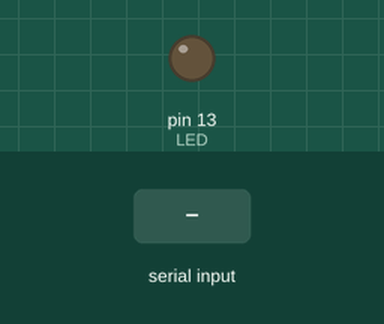
This sketch was run on a simulated Arduino Uno, built with avr-gcc and run on an emulated ATmega328P. Shown: output pins drawn as LEDs (lit = HIGH). Dashed ring = blinking. The test bench sets the inputs (shaded band). What the sketch prints to the serial monitor is not drawn.

Above: at 1.2 s.
1.3 s: "0\n" received over Serial
At 1.45 s:
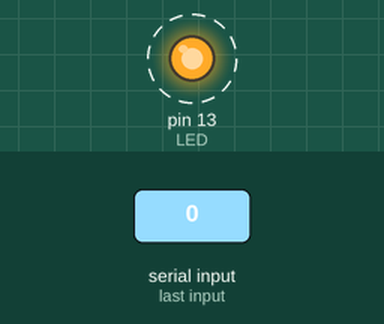
4.3 s: "1\n" received over Serial
At 5.05 s:
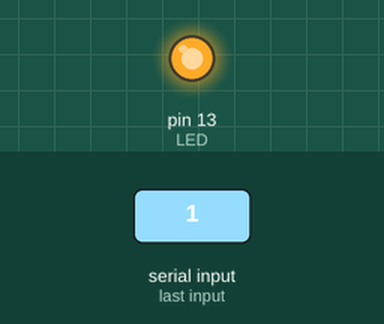
Timing chart, 0 to 7.5 s (numbered marks = the images above; inputs shaded):
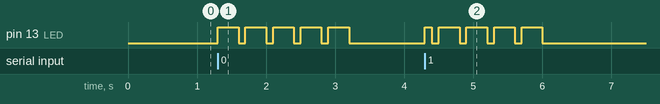

The sketch:

arduinoMorse.ino
```cpp
// (licence header left out)
//------------------------------------------------------------------------------
// constants
//------------------------------------------------------------------------------
#define ONCE     (100)
#define LED      (13)
#define MAX_BUF  (64)
#define BAUD     (57600)

//                            0        10        20        30        40        50
//                            0123456789012345678901234567890123456789012345678901234
static const char *letters = "ABCDEFGHIJKLMNOPQRSTUVWXYZ0123456789.,?'!/()&:;=+-_\"$@";

// each code represents a character.
// 1 represents a dot and 0 represents a dash.
// the order of these codes matches the order of the characters in *letters.
static const char *codes[] = {
  "10",      // A, codes[0]
  "0111",    // B, codes[1]
  "0101",    // C
  "011",     // D
  "1",       // E
  "1101",    // F
  "001",     // G
  "1111",    // H
  "11",      // I
  "1000",    // J
  "010",     // K
  "1011",    // L
  "00",      // M
  "01",      // N
  "000",     // O
  "1001",    // P
  "0010",    // Q
  "101",     // R
  "111",     // S
  "0",       // T
  "110",     // U
  "1110",    // V
  "100",     // w
  "0110",    // x
  "0100",    // y
  "0011",    // z
  "00000",   // 0
  "10000",   // 1
  "11000",   // 2
  "11100",   // 3
  "11110",   // 4
  "11111",   // 5
  "01111",   // 6
  "00111",   // 7
  "00011",   // 8
  "00001",   // 9
  "101010",  // .
  "001100",  // ,
  "110011",  // ?
  "100001",  // '
  "010100",  // !
  "01101",   // /
  "01001",   // (
  "010010",  // )
  "10111",   // &
  "000111",  // :
  "010101",  // ;
  "01110",   // =
  "10101",   // +
  "01110",   // -
  "110010",  // _
  "101101",  // "
  "1110110", // $
  "100101",  // @, codes[54]
};

//------------------------------------------------------------------------------
// global variables
//------------------------------------------------------------------------------

char buffer[MAX_BUF];
int soFar;


//------------------------------------------------------------------------------
// methods
//------------------------------------------------------------------------------

// turn the light on
void on() {
  digitalWrite(LED,HIGH);
}

// turn the light off
void off() {
  digitalWrite(LED,LOW);
}


// short mark, dot or "dit" (·) — "dot duration" is one time unit long
void dot() {
  on();
  Serial.print('.');
  delay(ONCE);
}


// longer mark, dash or "dah" (–) — three time units long
void dash() {
  on();
  Serial.print('-');
  delay(ONCE*3);
}


// short gap between any combination of dots and dashes — one time unit long
void nextElement() {
  off();
  delay(ONCE);
}


// short gap (between letters) — three time units long
void nextLetter() {
  off();
  //Serial.println("  ***");
  delay(ONCE*3);
}


// medium gap (between words) — seven time units long
void nextWord() {
  off();
  //Serial.println("  *******");
  delay(ONCE*7);
}


// tell someone we're ready for more messages
void ready() {
  soFar=0;
  Serial.println("> ");
}


void setup() {
  // set up LED
  pinMode(LED,OUTPUT);
  off();

  // set up to talk with the PC.
  Serial.begin(BAUD);
  Serial.println("** Start **");
  ready();
}


void loop() {
  // listen for serial commands
  while( Serial.available() > 0 ) {
    char c = Serial.read();
    if( c == '\n' && soFar > 0 ) {
      buffer[soFar]=0;
      processMessage(buffer);
      ready();
    } else if( soFar < MAX_BUF ) {
      buffer[ soFar ] = c;
      soFar++;
    }
  }
}


void processMessage(char *message) {
  int i, first;

  // is this the first letter of word?
  first = 1;
  // go through the characters sent by the PC user one by one
  for( i=0; i<strlen(message); ++i ) {
    // find the character in the list of *letters
    char c = message[i];

    if( c == ' ' ) {
      Serial.print("  ");
      nextWord();
      first = 1;
      Serial.print("\n");  // new line
      continue;
    }
    if( first != 1 ) {
      nextLetter();
    }

    Serial.print(c);
    Serial.print(' ');
    // try to turn it into morse.
    morsifyLetter(c);
    off();
    first = 0;
    Serial.print("\n");  // new line
  }
}


// find j such that codes[j] is the sequence for character c
void morsifyLetter(char c) {
  int j;

  for( j=0; j<strlen(letters); ++j ) {
    if( letters[j] == c ) {
      // letters[j] ia a match!  That means codes[j] is the code to use.
      blinkCodeSequence(j);
      // stop looping, quit morsifyLetter() right now
      return;
    }
  }
  // didn't find it...
  Serial.print("** Not found **");
}


// blink sequence codes[j]
void blinkCodeSequence(int j) {
  int i;

  for( i=0; i < strlen(codes[j]); ++i ) {
    // put a gap between dots and dashes.
    if( i > 0 ) nextElement();

    // pulse the light
    if( codes[j][i] == '0' ) dash();
    if( codes[j][i] == '1' ) dot();
  }
}


/**
* This file is part of ArduinoStarterKit.
*
* ArduinoStarterKit is free software: you can redistribute it and/or modify
* it under the terms of the GNU General Public License as published by
* the Free Software Foundation, either version 3 of the License, or
* (at your option) any later version.
*
* ArduinoStarterKit is distributed in the hope that it will be useful,
* but WITHOUT ANY WARRANTY; without even the implied warranty of
* MERCHANTABILITY or FITNESS FOR A PARTICULAR PURPOSE. See the
* GNU General Public License for more details.
*
* You should have received a copy of the GNU General Public License
* along with Arduino Timer Interrupt. If not, see <http://www.gnu.org/licenses/>.
*/
```

Measured:
- after the input at 1.3 s, pin 13 (LED): alternates HIGH for 0.30 s and LOW for 0.10 s, 10 changes in all, then stays LOW, starting at once
- after the input at 4.3 s, pin 13 (LED): LOW → HIGH at once, then repeats every 0.40 s: LOW 0.10 s, HIGH 0.30 s, until it stays LOW from 6.0 s
